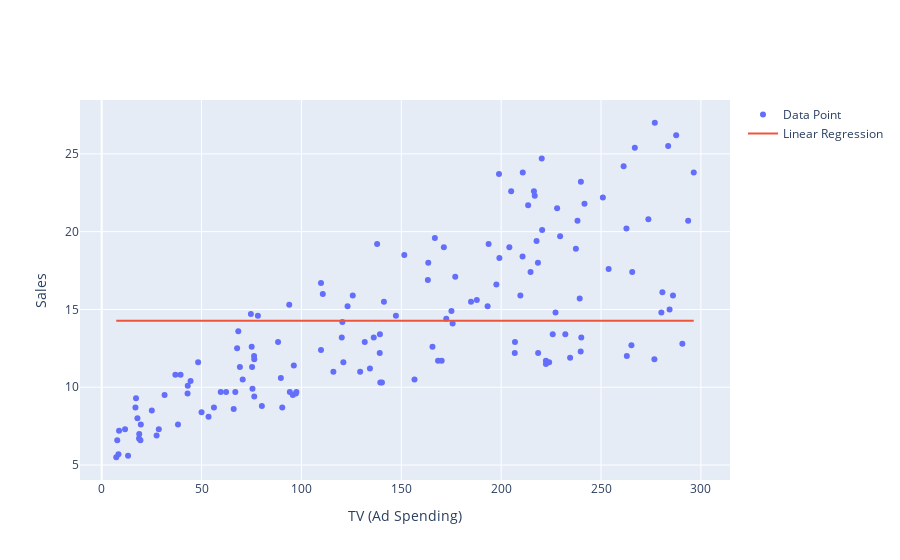

The code cell stored with this chart in its notebook:
### Markdown cell above
<h3><h3>SSE (Sum of Squares Error) using $mean(y)$ prediction</h3></h3>
<h2>$$SSE=\sum_{i=0}^n(y_i - \bar{y})^2$$</h2>

### Code cell
fig = go.Figure()
fig.add_trace(go.Scatter(x = X_train, y = y_train, mode = 'markers', name = 'Data Point'))
fig.add_trace(go.Scatter(x = X_train, y = y.mean() + 0 * X_train, mode = 'lines', name = 'Linear Regression'))
fig.update_layout(
 xaxis_title="TV (Ad Spending)",
 yaxis_title="Sales"
)

### Figure 1 — Plotly figure (JSON) as saved in the notebook; plotly's stock layout.template omitted (floating-point values rounded to 4 significant figures; data arrays with more than 128 entries replaced by an {"elided": "..."} marker saying what was removed)
{"data": [{"mode": "markers", "name": "Data Point", "type": "scatter", "x": {"elided": "145 float values"}, "y": {"elided": "145 float values"}}, {"mode": "lines", "name": "Linear Regression", "type": "scatter", "x": {"elided": "145 float values"}, "y": {"elided": "145 float values"}}], "layout": {"xaxis": {"title": {"text": "TV (Ad Spending)"}}, "yaxis": {"title": {"text": "Sales"}}}}
